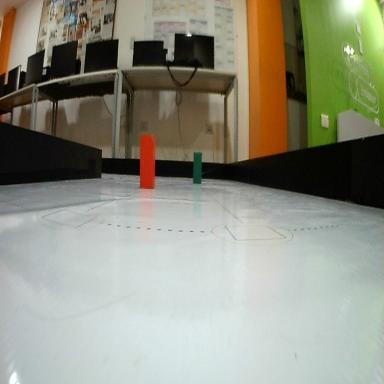
#> input picture tests/datastets/obstacles/images 1/WIN_20260108_15_30_54_Pro_jpg.rf.2073ba742a6e2e28f1f082d8eeb5a016.jpg, 384 x 384 px
$ python -i boundary_detection.py   (imports and definitions only)
#> lines starting #> are read from the running program, lines starting #| are printed output that depends on the picture; after the words box and inside, x2 and y2 are one past the last pixel; in counts of white or black regions, pixels touching at a corner belong together
#> further down, picture is the input picture: shape (384, 384, 3); mean B, G, R 128.4, 143.8, 143.4
"""
boundary_detection.py

Detects WRO track boundaries (black walls)
and estimates the center of the drivable corridor.
"""

from dataclasses import dataclass

import cv2
import numpy as np


@dataclass
class BoundaryEstimate:
    center_error: float
    confidence: float
    left_boundary: int | None
    right_boundary: int | None


def estimate_boundary(
        frame,
        roi_y_range=(0.25,0.75)
):

#> called with roi_y_range = (0.25, 0.75)
    h,w = frame.shape[:2]
#> h = 384; w = 384


    y0 = int(h*roi_y_range[0])
#> y0 = 96
    y1 = int(h*roi_y_range[1])
#> y1 = 288


    roi = frame[y0:y1]
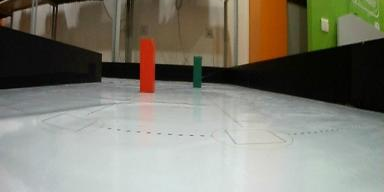
#> roi: shape (192, 384, 3); mean B, G, R 114.2, 125.9, 127.6


    gray = cv2.cvtColor(
        roi,
        cv2.COLOR_BGR2GRAY
    )
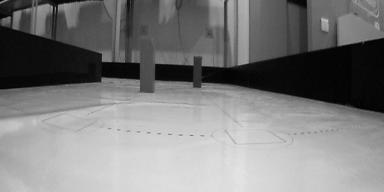
#> gray: shape (192, 384); min 0, max 228, mean 125.1


    # Detect dark borders
    black_mask = cv2.inRange(
        gray,
        0,
        70
    )
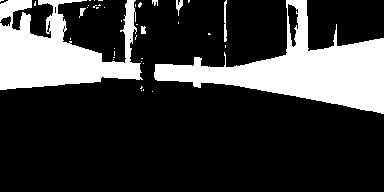
#> black_mask: shape (192, 384); 23.2% white; 39 white regions (32 under 20 px), largest, box (x1, y1, x2, y2) and area: (154, 0, 384, 114) 9557, (0, 0, 143, 90) 7187, (224, 0, 227, 42) 94


    # Remove noise
    kernel=np.ones((5,5),np.uint8)

    black_mask=cv2.morphologyEx(
    black_mask,
    cv2.MORPH_CLOSE,
    kernel
)
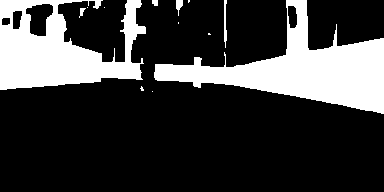
#> black_mask: shape (192, 384); 23.9% white; 13 white regions (7 under 20 px), largest, box (x1, y1, x2, y2) and area: (154, 0, 384, 114) 9665, (0, 0, 146, 90) 7678, (224, 0, 227, 48) 105, (176, 0, 183, 16) 66, (79, 8, 86, 18) 33, (152, 0, 158, 6) 32

    cv2.imshow(
    "BLACK MASK",
    black_mask
)
    cv2.waitKey(1)


    # Look at lower part of ROI
    scan_y=int(black_mask.shape[0]*0.75)
#> scan_y = 144


    row=black_mask[scan_y]
#> row = 384 values from 0 to 0


    xs=np.where(row>0)[0]
#> xs = empty array


    if len(xs)<2:

        return BoundaryEstimate(
            0.0,
            0.0,
            None,
            None
        )


    # split left/right boundaries

    left_points=xs[xs<w/2]
    right_points=xs[xs>w/2]


    if len(left_points)==0 or len(right_points)==0:

        return BoundaryEstimate(
            0.0,
            0.3,
            None,
            None
        )


    left=int(np.max(left_points))
    right=int(np.min(right_points))


    lane_center=(left+right)/2


    error=(w/2-lane_center)/(w/2)


    confidence=min(
        1.0,
        abs(right-left)/w
    )


    return BoundaryEstimate(
        float(error),
        float(confidence),
        left,
        right
    )

>>> import cv2
>>> picture = cv2.imread('../../../tests/datastets/obstacles/images 1/WIN_20260108_15_30_54_Pro_jpg.rf.2073ba742a6e2e28f1f082d8eeb5a016.jpg')
>>> result = estimate_boundary(picture)

$ run again, on tests/datastets/obstacles/images 1/WIN_20260108_15_31_02_Pro_jpg.rf.966c1275619dee5897aaf8d441154d4b.jpg
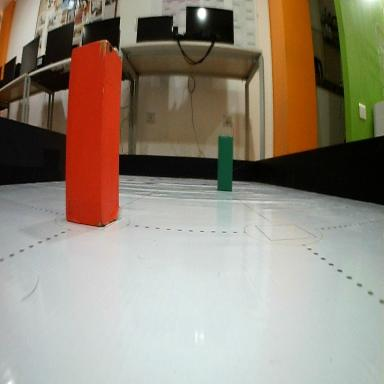
#> input picture tests/datastets/obstacles/images 1/WIN_20260108_15_31_02_Pro_jpg.rf.966c1275619dee5897aaf8d441154d4b.jpg, 384 x 384 px
#> picture is the input picture: shape (384, 384, 3); mean B, G, R 122.1, 136.9, 147.1
#> in estimate_boundary, `gray = cv2.cvtColor( roi, cv2.COLOR_BGR2GRAY )`:
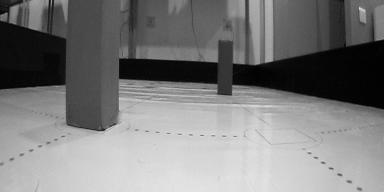
#> gray: shape (192, 384); min 0, max 227, mean 124.3
#> in estimate_boundary, `black_mask=cv2.morphologyEx( black_mask, cv2.MORPH_CLOSE, kernel )`:
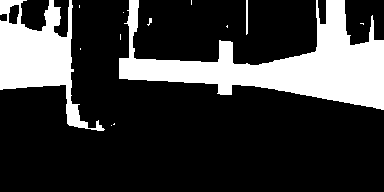
#> black_mask: shape (192, 384); 22.8% white; 13 white regions (9 under 20 px), largest, box (x1, y1, x2, y2) and area: (119, 0, 384, 110) 11219, (0, 0, 105, 131) 5471, (246, 0, 248, 35) 69, (147, 18, 152, 26) 20
#> row = 384 values from 0 to 0
#> xs = empty array

$ run again, on tests/datastets/obstacles/images 1/WIN_20260108_15_31_11_Pro_jpg.rf.366939829add678efaed88f8b1a7395d.jpg
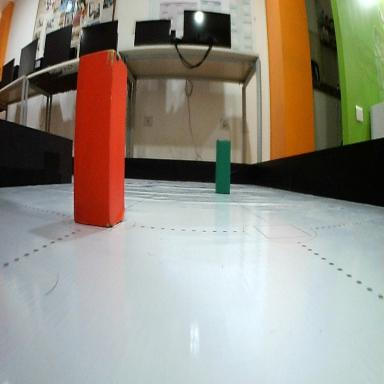
#> input picture tests/datastets/obstacles/images 1/WIN_20260108_15_31_11_Pro_jpg.rf.366939829add678efaed88f8b1a7395d.jpg, 384 x 384 px
#> picture is the input picture: shape (384, 384, 3); mean B, G, R 132.7, 143.7, 149.1
#> in estimate_boundary, `gray = cv2.cvtColor( roi, cv2.COLOR_BGR2GRAY )`:
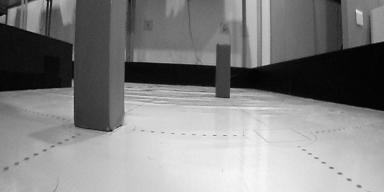
#> gray: shape (192, 384); min 0, max 248, mean 130.5
#> in estimate_boundary, `black_mask=cv2.morphologyEx( black_mask, cv2.MORPH_CLOSE, kernel )`:
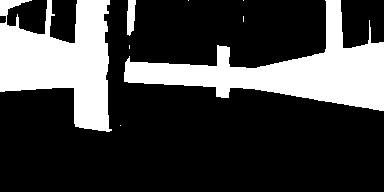
#> black_mask: shape (192, 384); 26.1% white; 8 white regions (5 under 20 px), largest, box (x1, y1, x2, y2) and area: (124, 0, 384, 111) 10021, (0, 0, 112, 132) 8941, (127, 0, 136, 36) 250
#> row = 384 values from 0 to 0
#> xs = empty array

$ run again, on tests/datastets/obstacles/images 1/WIN_20260108_15_31_12_Pro_jpg.rf.29983080d7ec2384878093de40362f68.jpg
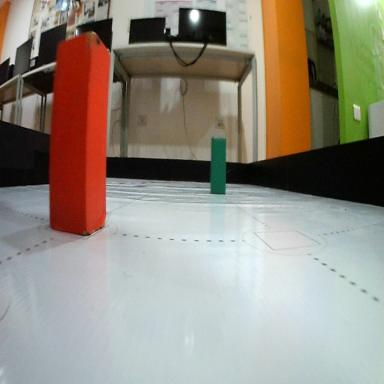
#> input picture tests/datastets/obstacles/images 1/WIN_20260108_15_31_12_Pro_jpg.rf.29983080d7ec2384878093de40362f68.jpg, 384 x 384 px
#> picture is the input picture: shape (384, 384, 3); mean B, G, R 128.8, 140.6, 147.1
#> in estimate_boundary, `gray = cv2.cvtColor( roi, cv2.COLOR_BGR2GRAY )`:
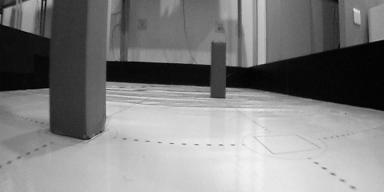
#> gray: shape (192, 384); min 0, max 244, mean 127.9
#> in estimate_boundary, `black_mask=cv2.morphologyEx( black_mask, cv2.MORPH_CLOSE, kernel )`:
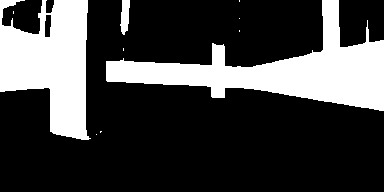
#> black_mask: shape (192, 384); 26.2% white; 10 white regions (7 under 20 px), largest, box (x1, y1, x2, y2) and area: (106, 0, 384, 111) 10752, (0, 0, 91, 140) 8272, (120, 0, 130, 35) 252
#> row = 384 values from 0 to 0
#> xs = empty array
